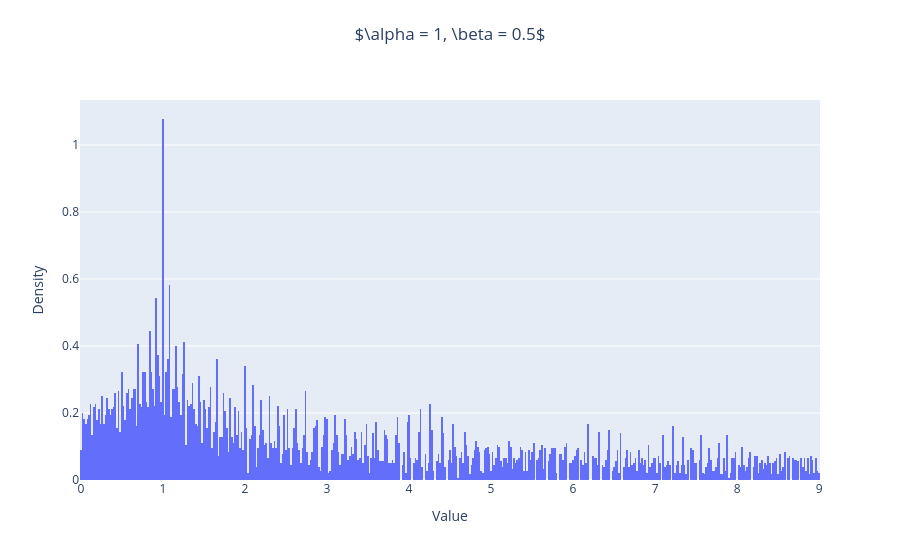

Here is the notebook cell this chart was saved with:
### Code cell
alpha, beta = 1, 0.5

Lambda_alpha_A_beta_D = np.real(np.linalg.eigvals(alpha*A + beta*D))

# Plot histogram
fig = px.histogram(Lambda_alpha_A_beta_D,
                   nbins=500,                  # Number of bins
                   histnorm='probability density',  # Normalize to probability density
                   title=r'$\alpha = ' + str(alpha) + r', \beta = ' + str(beta) + '$')

# Update layout to fix title display and centering
fig.update_layout(
    title={
        'text': r'$\alpha = ' + str(alpha) + r', \beta = ' + str(beta) + '$',
        'y': 0.95,  # Adjust vertical position of the title
        'x': 0.5,   # Center the title
        'xanchor': 'center',
        'yanchor': 'top',
    },
    xaxis_title="Value",
    yaxis_title="Density",
    showlegend=False  # Deactivate legend
)

# Display the figure
fig.show()

### Figure 1 — Plotly figure (JSON) as saved in the notebook; plotly's stock layout.template omitted (floating-point values rounded to 4 significant figures; data arrays with more than 128 entries replaced by an {"elided": "..."} marker saying what was removed)
{"data": [{"alignmentgroup": "True", "bingroup": "x", "histnorm": "probability density", "hovertemplate": "variable=0<br>value=%{x}<br>probability density=%{y}<extra></extra>", "legendgroup": "0", "marker": {"color": "#636efa", "pattern": {"shape": ""}}, "name": "0", "nbinsx": 500, "offsetgroup": "0", "orientation": "v", "showlegend": true, "type": "histogram", "x": {"elided": "9002 float values"}, "xaxis": "x", "yaxis": "y"}], "layout": {"autosize": true, "barmode": "relative", "legend": {"title": {"text": "variable"}, "tracegroupgap": 0}, "showlegend": false, "title": {"text": "$\\alpha = 1, \\beta = 0.5$", "x": 0.5, "xanchor": "center", "y": 0.95, "yanchor": "top"}, "xaxis": {"anchor": "y", "autorange": true, "domain": [0, 1], "range": [-0.01, 9.01], "title": {"text": "Value"}, "type": "linear"}, "yaxis": {"anchor": "x", "autorange": true, "domain": [0, 1], "range": [0, 1.134], "title": {"text": "Density"}}}}
